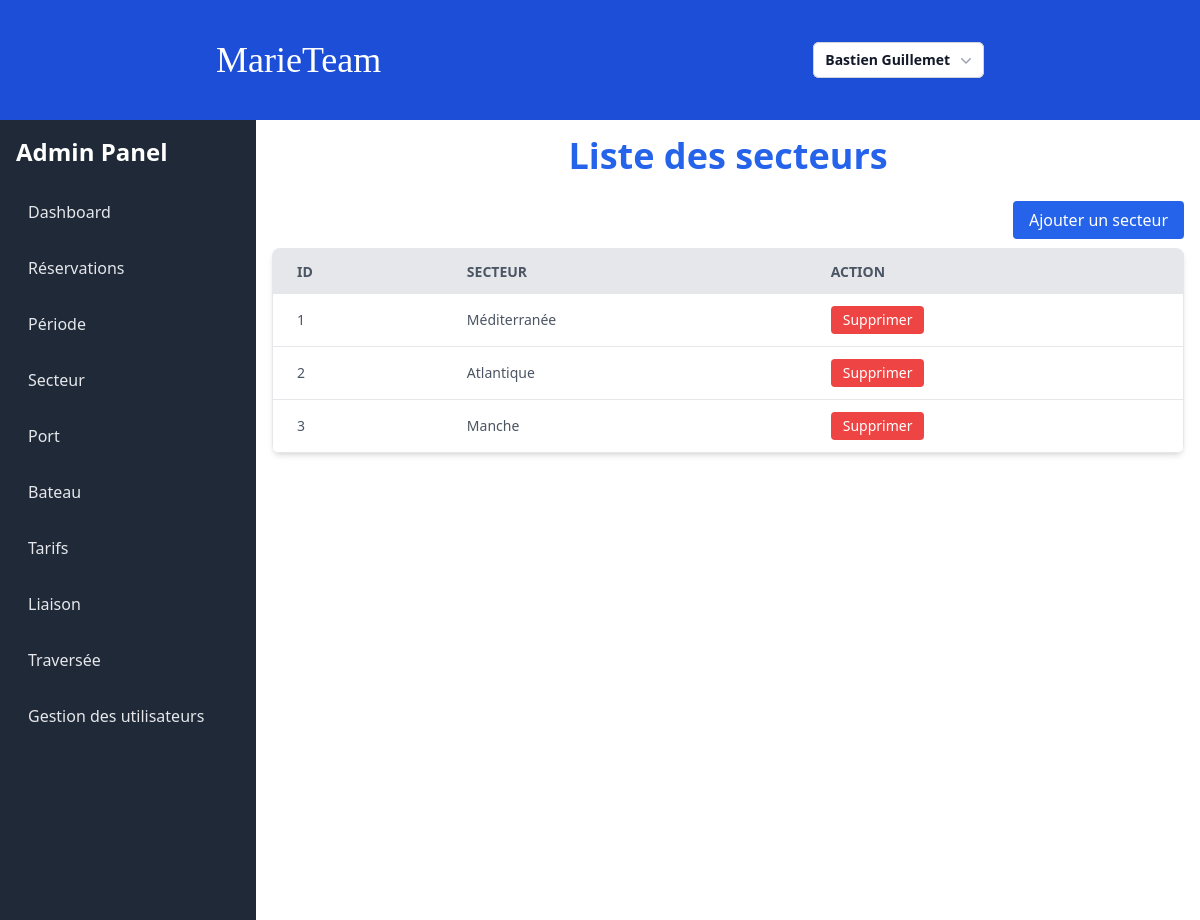
The page /MVC/?action=panelSecteur (signed in) on the database its author committed.
### tables this page shows
CREATE TABLE `secteur` (
  `id` int(11) NOT NULL,
  `nom` varchar(50) NOT NULL
);

### MVC/Controleur/PanelAdmin/Secteur/panelSecteur.php (called while the page is built, shortened)
<?php
function afficherSecteur() {
    try {
        $pdo = connexionDatabase();
        $query = $pdo->prepare("
        SELECT *
        FROM secteur
        ");
        $query->execute();
        $secteurs = $query->fetchAll(PDO::FETCH_ASSOC);
        return $secteurs;
    } catch (PDOException $e) {
        die("Une erreur s'est produite : " . $e->getMessage());
    }
}
$secteurs = afficherSecteur();
include "$racine/Vue/panelSecteur.php";

### MVC/Vue/panelSecteur.php (the view, shortened to what this page needs)
<div class="flex h-screen">
<?php include 'Vue/sideBarrePanel.php';?>
<div class="container mx-auto p-4">
        <h1 class="text-4xl font-bold text-center text-blue-600 mb-8">Liste des secteurs</h1>
    <div class="mb-4 text-right">
        <a href="./?action=ajoutSecteur" class="bg-blue-600 text-white py-2 px-4 rounded hover:bg-blue-700">
            Ajouter un secteur
        </a>
    </div>
        <div class="overflow-x-auto bg-white shadow-md rounded-lg">
            <table class="table-auto w-full border-collapse border border-gray-200">
                <thead>
                    <tr class="bg-gray-200 text-gray-600 uppercase text-sm leading-normal">
                        <th class="py-3 px-6 text-left">ID</th>
                        <th class="py-3 px-6 text-left">Secteur</th>
                        <th class="py-3 px-6 text-left">Action</th>
                    </tr>
                </thead>
                <tbody class="text-gray-600 text-sm font-light">
                    <?php foreach ($secteurs as $secteur): ?>
                        <tr class="border-b border-gray-200 hover:bg-gray-100">
                            <td class="py-3 px-6 text-left whitespace-nowrap"><?= htmlspecialchars($secteur['id']); ?></td>
                            <td class="py-3 px-6 text-left"><?= htmlspecialchars($secteur['nom']); ?></td>
                            <td class="py-3 px-6 text-left">
                            <form method="post" action="./?action=deleteSecteur" onsubmit="return confirm('Êtes-vous sûr de vouloir supprimer cette secteur ?');">
                                <button type="submit" class="bg-red-500 text-white py-1 px-3 rounded hover:bg-red-600">
                                    Supprimer
                                </button>
                            </form>
                        </td>
                        </tr>
                    <?php endforeach; ?>
                </tbody>
            </table>
        </div>
    </div>

### rows shown on the page
secteur: id "1", nom "Méditerranée"
secteur: id "2", nom "Atlantique"
secteur: id "3", nom "Manche"

### other values the page prints
$_SESSION['utilisateur'][0]['prenom'] "Bastien"
$_SESSION['utilisateur'][0]['nom'] "Guillemet"
